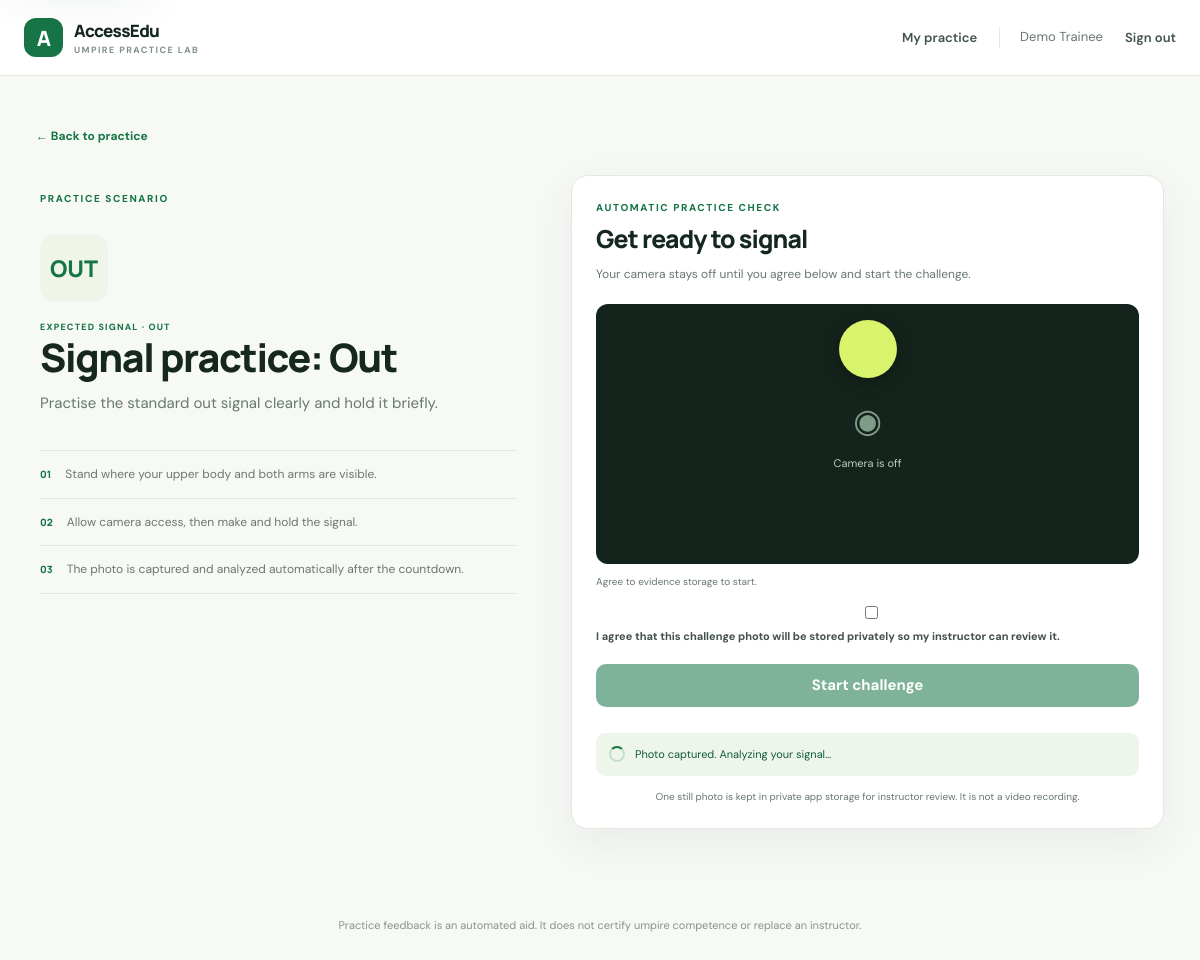
/practice/2 (signed in), run on the app's committed database.
### tables this page shows
CREATE TABLE scenarios (
            id INTEGER PRIMARY KEY AUTOINCREMENT,
            title TEXT NOT NULL,
            description TEXT NOT NULL,
            expected_signal TEXT NOT NULL,
            active INTEGER NOT NULL DEFAULT 1,
            created_by INTEGER REFERENCES users(id)
        );

### app.py (the view)
@app.route("/practice/<int:scenario_id>")
@role_required("trainee")
def practice(scenario_id):
    scenario = database().execute(
        "SELECT * FROM scenarios WHERE id=? AND active=1", (scenario_id,)
    ).fetchone()
    if scenario is None:
        abort(404)
    return render_template("practice.html", scenario=scenario)

### app.py (called while the page is built)
@app.context_processor
def inject_csrf_token():
    def csrf_token():
        if "csrf_token" not in session:
            session["csrf_token"] = secrets.token_urlsafe(32)
        return session["csrf_token"]
    return {"csrf_token": csrf_token}

@app.before_request
def protect_form_posts():
    if request.method == "POST":
        submitted = request.form.get("csrf_token", "")
        expected = session.get("csrf_token", "")
        if not submitted or not expected or not hmac.compare_digest(submitted, expected):
            abort(400)

@app.after_request
def add_security_headers(response):
    response.headers.setdefault("X-Content-Type-Options", "nosniff")
    response.headers.setdefault("X-Frame-Options", "DENY")
    response.headers.setdefault("Referrer-Policy", "strict-origin-when-cross-origin")
    response.headers.setdefault("Permissions-Policy", "camera=(self), microphone=()")
    return response

def database():
    if "db" not in g:
        g.db = sqlite3.connect(app.config["DATABASE"])
        g.db.row_factory = sqlite3.Row
    return g.db

@app.teardown_appcontext
def close_database(_error=None):
    db = g.pop("db", None)
    if db is not None:
        db.close()

def login_required(view):
    @wraps(view)
    def wrapped(*args, **kwargs):
        if "user_id" not in session:
            return redirect(url_for("login", next=request.path))
        return view(*args, **kwargs)
    return wrapped

def role_required(role):
    def decorator(view):
        @wraps(view)
        @login_required
        def wrapped(*args, **kwargs):
            if session.get("role") != role:
                abort(403)
            return view(*args, **kwargs)
        return wrapped
    return decorator

### app/templates/practice.html (shortened to what this page needs)
{% extends 'base.html' %}{% block title %}Practice {{ scenario.expected_signal }} · AccessEdu{% endblock %}
{% block content %}
<a class="back-link" href="{{ url_for('dashboard') }}">← Back to practice</a>
<div class="practice-layout">
  <section class="practice-info">
    <div class="eyebrow">PRACTICE SCENARIO</div>
    <div class="signal-icon large">{{ '6' if scenario.expected_signal=='Six' else ('OUT' if scenario.expected_signal=='Out' else ('W' if scenario.expected_signal=='Wide' else 'NB')) }}</div>
    <div class="scenario-type">EXPECTED SIGNAL · {{ scenario.expected_signal|replace('_',' ')|upper }}</div>
    <h1>{{ scenario.title }}</h1>
    <p>{{ scenario.description }}</p>
    <div class="instruction-list">
      <div><span>01</span><p>Stand where your upper body and both arms are visible.</p></div>
      <div><span>02</span><p>Allow camera access, then make and hold the signal.</p></div>
      <div><span>03</span><p>The photo is captured and analyzed automatically after the countdown.</p></div>
    </div>
  </section>
  <section class="panel recorder-panel">
    <div class="eyebrow">AUTOMATIC PRACTICE CHECK</div>
    <h2>Get ready to signal</h2>
    <p class="muted">Your camera stays off until you agree below and start the challenge.</p>
    <div class="recorder-box">
      <div id="placeholder" class="preview-placeholder"><div class="camera-icon">◉</div><span>Camera is off</span></div>
      <div id="countdown" class="capture-countdown" hidden></div>
    </div>
    <div id="record-message" class="helper-text" role="status" aria-live="polite">Agree to evidence storage to start.</div>
    <label class="consent-row"><input type="checkbox" id="evidence-consent"><span>I agree that this challenge photo will be stored privately so my instructor can review it.</span></label>
    <button type="button" id="start-challenge" class="button primary full" disabled>Start challenge</button>
    <div class="processing" id="processing" hidden><span class="spinner"></span><span>Photo captured. Analyzing your signal…</span></div>
    <p class="privacy-note">One still photo is kept in private app storage for instructor review. It is not a video recording.</p>
  </section>
</div>
{% endblock %}

### app/static/style.css (style rules this page uses)
:root { --ink:#15271f;--muted:#69786f;--line:#e2e9e3;--paper:#f7f9f5;--green:#167447;--green-dark:#105b38;--lime:#d9f36d;--white:#fff;--red:#a53d37;--shadow:0 14px 45px rgba(24,54,38,.07) }
* { box-sizing:border-box }
body { margin:0;background:var(--paper);color:var(--ink);font-family:'DM Sans',sans-serif;font-size:15px;line-height:1.55 }
h1,h2,h3 { font-family:Manrope,sans-serif;letter-spacing:-.035em;line-height:1.16;margin:0 }
h1 { font-size:clamp(2.1rem,4.5vw,3.35rem);font-weight:800 }
h2 { font-size:1.55rem;font-weight:750 }
p { color:var(--muted);margin:.7rem 0 0 }
.eyebrow { color:var(--green);font-size:10px;font-weight:800;letter-spacing:.16em;margin-bottom:10px }
.stat-card,.panel,.result-card { background:#fff;border:1px solid var(--line);border-radius:17px;box-shadow:var(--shadow) }
.muted { color:var(--muted);font-size:12px }
.signal-icon { flex:0 0 52px;width:52px;height:52px;display:grid;place-items:center;background:#eff6e9;color:var(--green);border-radius:15px;font:800 17px Manrope }
.signal-icon.large { height:68px;width:68px;font-size:23px;margin:28px 0 19px }
.scenario-type { color:var(--green);font-size:9px;font-weight:800;letter-spacing:.13em }
.text-link,.back-link { color:var(--green);font-size:12px;font-weight:700;text-decoration:none }
.panel label,.create-form label { display:grid;gap:7px;color:#425249;font-size:11px;font-weight:700;margin:15px 0 }
.panel input,.panel textarea,.panel select { width:100%;border:1px solid #dce5dd;border-radius:9px;background:#fff;padding:12px 13px;font:500 13px 'DM Sans';color:var(--ink);outline:0 }
.button { display:inline-flex;align-items:center;justify-content:center;gap:15px;padding:12px 17px;border-radius:9px;text-decoration:none;border:1px solid transparent;cursor:pointer;font:700 12px 'DM Sans';transition:.15s }
.button:disabled { opacity:.55;cursor:wait }
.button.primary { background:var(--green);color:#fff }
.button.full { width:100% }
.practice-layout { display:grid;grid-template-columns:.9fr 1.1fr;gap:50px;margin-top:22px;align-items:start }
.back-link { display:inline-block;margin-bottom:7px }
.practice-info { padding:16px 4px }
.practice-info h1 { font-size:2.45rem }
.practice-info>p { max-width:430px }
.instruction-list { margin-top:35px;border-top:1px solid var(--line) }
.instruction-list>div { display:flex;align-items:flex-start;gap:14px;padding:14px 0;border-bottom:1px solid var(--line) }
.instruction-list span { font:800 10px Manrope;color:var(--green);padding-top:2px }
.instruction-list p { font-size:12px;margin:0 }
.recorder-panel { padding:24px }
.recorder-panel h2 { margin-bottom:5px }
.recorder-box { position:relative;height:260px;border-radius:12px;background:#14231c;margin-top:20px;overflow:hidden;display:grid;place-items:center }
.preview-placeholder { position:absolute;inset:0;display:grid;align-content:center;justify-items:center;gap:9px;color:#becbc2;font-size:11px }
.camera-icon { font-size:33px;color:#7f9c89 }
.helper-text { font-size:10px;color:var(--muted);margin:10px 0 }
.privacy-note { font-size:10px;text-align:center;margin-top:13px }
.processing { display:flex;align-items:center;gap:10px;padding:13px;background:#eef6ec;border-radius:9px;margin-top:14px;color:var(--green-dark);font-size:11px }
.spinner { width:16px;height:16px;border:2px solid #c6dfc9;border-top-color:var(--green);border-radius:50%;animation:spin .8s linear infinite }
.capture-countdown { position:absolute;top:16px;left:50%;transform:translateX(-50%);min-width:58px;height:58px;padding:0 14px;display:grid;place-items:center;border-radius:999px;background:var(--lime);color:var(--ink);font:800 26px Manrope;box-shadow:0 4px 18px rgba(0,0,0,.25) }
button,input,textarea,select { font:inherit }
button { color:inherit }
.consent-row { display:flex;align-items:flex-start;gap:9px;margin:14px 0;color:#4e6155;font-size:11px }
.consent-row input { margin-top:2px;accent-color:var(--green) }
.consent-row span { line-height:1.45 }
.recorder-panel>.button { margin:4px 0 12px }
.button { display: inline-flex; align-items: center; justify-content: center; min-height: 40px; border: 0; border-radius: 10px; padding: .6rem .9rem; font: inherit; font-weight: 700; text-decoration: none; cursor: pointer; }
.button:disabled { cursor: not-allowed; opacity: .55; }
.button.primary { color: #fff; background: #167447; }

### data on the page
scenarios: expected_signal "OUT", title "Signal practice: Out", description "Practise the standard out signal clearly and hold it briefly."

### other printed values
{{ session.get('display_name') }} "Demo Trainee"
